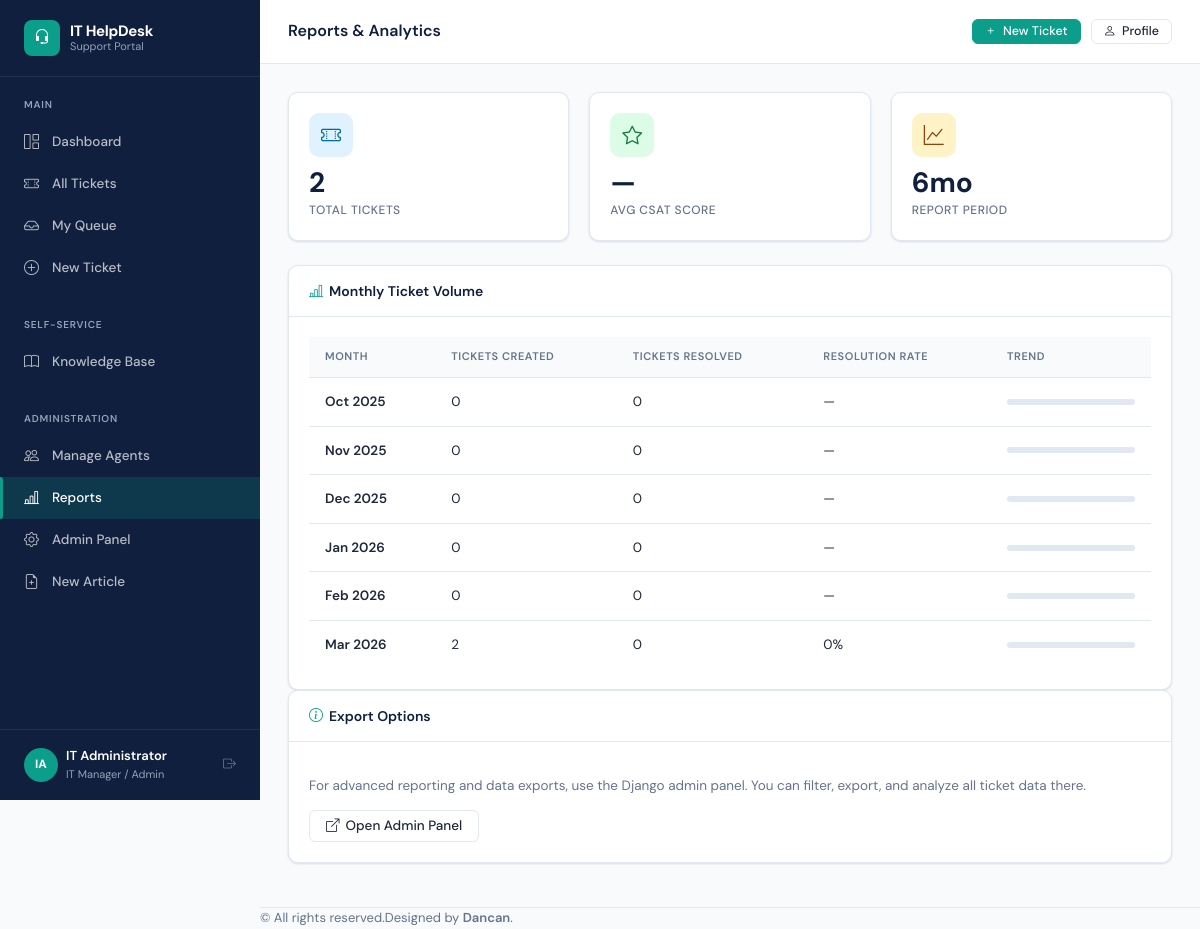
The page /dashboard/reports/ (signed in) on the database its author committed.
### accounts/models.py (models this page shows, shortened)
class User(AbstractUser):
    ROLE_END_USER = 'end_user'
    ROLE_AGENT = 'agent'
    ROLE_MANAGER = 'manager'
    ROLE_CHOICES = [
        (ROLE_END_USER, 'End User'),
        (ROLE_AGENT, 'IT Support Agent'),
        (ROLE_MANAGER, 'IT Manager / Admin'),
    ]
    role = models.CharField(max_length=20, choices=ROLE_CHOICES, default=ROLE_END_USER)
    department = models.ForeignKey(Department, on_delete=models.SET_NULL, null=True, blank=True, related_name='users')
    phone = models.CharField(max_length=20, blank=True)
    avatar = models.ImageField(upload_to='avatars/', blank=True, null=True)
    job_title = models.CharField(max_length=100, blank=True)
    is_active = models.BooleanField(default=True)
    email_notifications = models.BooleanField(default=True)
    created_at = models.DateTimeField(auto_now_add=True)
    @property
    def is_end_user(self):
        return self.role == self.ROLE_END_USER
    @property
    def is_manager(self):
        return self.role == self.ROLE_MANAGER
    def get_initials(self):
        if self.first_name and self.last_name:
            return f"{self.first_name[0]}{self.last_name[0]}".upper()
        return self.username[:2].upper()

### dashboard/views.py (the view)
# urls.py: path('reports/', views.reports, name='reports'),
@login_required
def reports(request):
    if not request.user.is_manager:
        from django.shortcuts import redirect
        return redirect('dashboard:home')
    now = timezone.now()
    thirty_days_ago = now - timedelta(days=30)
    all_tickets = Ticket.objects.all()
    monthly_stats = []
    for i in range(5, -1, -1):
        month_start = (now - timedelta(days=30 * i)).replace(day=1, hour=0, minute=0, second=0)
        month_end = (month_start + timedelta(days=32)).replace(day=1)
        monthly_stats.append({
            'month': month_start.strftime('%b %Y'),
            'created': all_tickets.filter(created_at__gte=month_start, created_at__lt=month_end).count(),
            'resolved': all_tickets.filter(resolved_at__gte=month_start, resolved_at__lt=month_end).count(),
        })
    return render(request, 'dashboard/reports.html', {
        'monthly_stats': monthly_stats,
        'total_tickets': all_tickets.count(),
        'avg_csat': all_tickets.filter(csat_score__isnull=False).aggregate(avg=Avg('csat_score'))['avg'],
    })

### templates/dashboard/reports.html (shortened to what this page needs)
{% extends "base/base.html" %}
{% block page_title %}Reports & Analytics{% endblock %}
{% block content %}
<div class="grid-3 mb-6">
  <div class="stat-card">
    <div class="stat-icon" style="background:#e0f2fe;color:#0369a1;"><i class="bi bi-ticket-perforated"></i></div>
    <div class="stat-value">{{ total_tickets }}</div>
    <div class="stat-label">Total Tickets</div>
  </div>
  <div class="stat-card">
    <div class="stat-icon" style="background:#dcfce7;color:#15803d;"><i class="bi bi-star"></i></div>
    <div class="stat-value">{% if avg_csat %}{{ avg_csat|floatformat:1 }}/5{% else %}—{% endif %}</div>
    <div class="stat-label">Avg CSAT Score</div>
  </div>
  <div class="stat-card">
    <div class="stat-icon" style="background:#fef3c7;color:#92400e;"><i class="bi bi-graph-up"></i></div>
    <div class="stat-value">6mo</div>
    <div class="stat-label">Report Period</div>
  </div>
</div>
<div class="card">
  <div class="card-header">
    <h5><i class="bi bi-bar-chart-line" style="color:var(--teal);margin-right:6px;"></i>Monthly Ticket Volume</h5>
  </div>
  <div class="card-body">
    <div style="overflow-x:auto;">
      <table class="data-table" style="min-width:400px;">
        <thead>
          <tr>
            <th>Month</th>
            <th>Tickets Created</th>
            <th>Tickets Resolved</th>
            <th>Resolution Rate</th>
            <th>Trend</th>
          </tr>
        </thead>
        <tbody>
          {% for stat in monthly_stats %}
          <tr>
            <td style="font-weight:600;">{{ stat.month }}</td>
            <td>{{ stat.created }}</td>
            <td>{{ stat.resolved }}</td>
            <td>
              {% if stat.created > 0 %}
              {% widthratio stat.resolved stat.created 100 %}%
              {% else %}—{% endif %}
            </td>
            <td style="width:160px;">
              <div class="progress-bar-wrap">
              </div>
            </td>
          </tr>
          {% endfor %}
        </tbody>
      </table>
    </div>
  </div>
</div>
<div class="card mt-5">
  <div class="card-header">
    <h5><i class="bi bi-info-circle" style="color:var(--teal);margin-right:6px;"></i>Export Options</h5>
  </div>
  <div class="card-body">
    <p style="color:var(--text-muted);font-size:13.5px;">
      For advanced reporting and data exports, use the Django admin panel.
      You can filter, export, and analyze all ticket data there.
    </p>
    <a href="/admin/" target="_blank" class="btn btn-outline">
      <i class="bi bi-box-arrow-up-right"></i> Open Admin Panel
    </a>
  </div>
</div>
{% endblock %}

### templates/base/base.html (shortened to what this page needs)
<!DOCTYPE html>
<html lang="en">
<head>
  <link rel="stylesheet" href="https://cdn.jsdelivr.net/npm/bootstrap-icons@1.11.3/font/bootstrap-icons.css">
  <link rel="stylesheet" href="/static/css/main.css">
</head>
<body>
<div class="app-wrapper">
  <aside class="sidebar" id="sidebar">
    <div class="sidebar-brand">
      <div class="sidebar-brand-icon"><i class="bi bi-headset"></i></div>
      <div class="sidebar-brand-text">
        IT HelpDesk
        <small>Support Portal</small>
      </div>
    </div>
    <div class="sidebar-section">
      <div class="sidebar-section-label">Main</div>
      <ul class="sidebar-nav">
        <li>
          <a href="{% url 'dashboard:home' %}" class="{% if request.resolver_match.namespace == 'dashboard' and request.resolver_match.url_name == 'home' %}active{% endif %}">
            <i class="bi bi-grid-1x2"></i> Dashboard
          </a>
        </li>
        <li>
          <a href="{% url 'tickets:list' %}" class="{% if request.resolver_match.namespace == 'tickets' and request.resolver_match.url_name == 'list' %}active{% endif %}">
            <i class="bi bi-ticket-perforated"></i> All Tickets
          </a>
        </li>
        {% if not user.is_end_user %}
        <li>
          <a href="{% url 'tickets:my_queue' %}" class="{% if request.resolver_match.url_name == 'my_queue' %}active{% endif %}">
            <i class="bi bi-inbox"></i> My Queue
          </a>
        </li>
        {% endif %}
        <li>
          <a href="{% url 'tickets:submit' %}" class="{% if request.resolver_match.url_name == 'submit' %}active{% endif %}">
            <i class="bi bi-plus-circle"></i> New Ticket
          </a>
        </li>
      </ul>
    </div>
    <div class="sidebar-section">
      <div class="sidebar-section-label">Self-Service</div>
      <ul class="sidebar-nav">
        <li>
          <a href="{% url 'knowledge:home' %}" class="{% if request.resolver_match.namespace == 'knowledge' %}active{% endif %}">
            <i class="bi bi-book"></i> Knowledge Base
          </a>
        </li>
      </ul>
    </div>
    {% if user.is_manager %}
    <div class="sidebar-section">
      <div class="sidebar-section-label">Administration</div>
      <ul class="sidebar-nav">
        <li>
          <a href="{% url 'accounts:agent_list' %}" class="{% if request.resolver_match.url_name == 'agent_list' %}active{% endif %}">
            <i class="bi bi-people"></i> Manage Agents
          </a>
        </li>
        <li>
          <a href="{% url 'dashboard:reports' %}" class="{% if request.resolver_match.url_name == 'reports' %}active{% endif %}">
            <i class="bi bi-bar-chart-line"></i> Reports
          </a>
        </li>
        <li>
          <a href="/admin/" target="_blank">
            <i class="bi bi-gear"></i> Admin Panel
          </a>
        </li>
        <li>
          <a href="{% url 'knowledge:article_create' %}" class="{% if request.resolver_match.url_name == 'article_create' %}active{% endif %}">
            <i class="bi bi-file-earmark-plus"></i> New Article
          </a>
        </li>
      </ul>
    </div>
    {% endif %}
    <div class="sidebar-footer">
      <div class="sidebar-user d-flex align-items-center gap-2">
        <div class="sidebar-user-avatar">{{ user.get_initials }}</div>
        <div class="sidebar-user-info">
          <div class="sidebar-user-name">{{ user.get_full_name|default:user.username }}</div>
          <div class="sidebar-user-role">{{ user.get_role_display }}</div>
        </div>
        <a href="{% url 'accounts:logout' %}" title="Logout" class="ms-auto text-muted">
          <i class="bi bi-box-arrow-right"></i>
        </a>
      </div>
    </div>
  </aside>
  <div class="main-content">
    <header class="topbar d-flex justify-content-between align-items-center">
      <h1 class="topbar-title mb-0">{% block page_title %}Dashboard{% endblock %}</h1>
      <div class="topbar-actions">
        {% block topbar_actions %}
        <a href="{% url 'tickets:submit' %}" class="btn btn-primary btn-sm">
          <i class="bi bi-plus"></i> New Ticket
        </a>
        <a href="{% url 'accounts:profile' %}" class="btn btn-outline btn-sm">
          <i class="bi bi-person"></i> Profile
        </a>
        {% endblock %}
      </div>
    </header>
    <main class="page-content p-3">
      {% block content %}{% endblock %}
    </main>
    <footer class="footer text-center mt-4 p-3" style="font-size:13px; color:var(--text-muted); border-top:1px solid var(--border);">
      &copy; {{ now|date:"Y" }}All rights reserved.Designed by <a href="https://github.com/Dancanmutuku" target="_blank" style="color:var(--primary); font-weight:600;">Dancan</a>.
    </footer>
  </div>
</div>
</body>
</html>

### rows shown on the page
User: get_initials "IA", get_full_name "IT Administrator", role "IT Manager / Admin"

### other values the page prints
{{ total_tickets }} "2"
{{ stat.month }} "Oct 2025" "Nov 2025" "Dec 2025" "Jan 2026" "Feb 2026" "Mar 2026"
{{ stat.created }} "0" "0" "0" "0" "0" "2"
{{ stat.resolved }} "0" "0" "0" "0" "0" "0"
